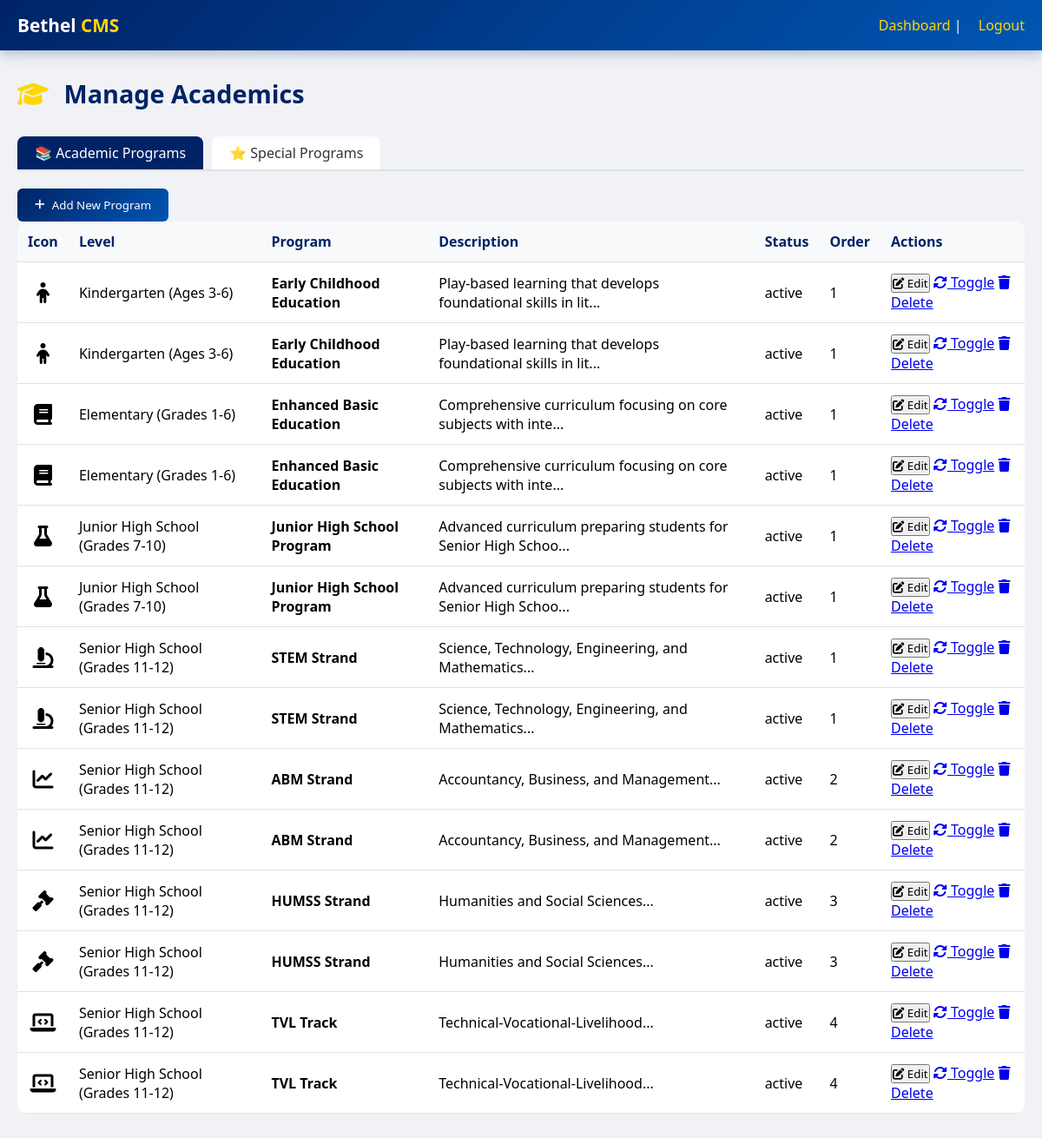
Page /admin/manage-academics.php (signed in) on the committed database.
### tables this page shows
CREATE TABLE `academic_programs` (
  `id` int(11) NOT NULL,
  `level_id` int(11) DEFAULT NULL,
  `title` varchar(200) NOT NULL,
  `description` text DEFAULT NULL,
  `features` text DEFAULT NULL,
  `icon_class` varchar(100) DEFAULT 'fas fa-graduation-cap',
  `display_order` int(11) DEFAULT 0,
  `status` enum('active','inactive') DEFAULT 'active',
  `created_at` timestamp NOT NULL DEFAULT current_timestamp()
);

CREATE TABLE `academic_levels` (
  `id` int(11) NOT NULL,
  `level_name` varchar(100) NOT NULL,
  `display_order` int(11) DEFAULT 0,
  `status` enum('active','inactive') DEFAULT 'active',
  `created_at` timestamp NOT NULL DEFAULT current_timestamp()
);

### admin/manage-academics.php (the view, shortened to what this page needs)
<?php
require_once '../includes/db.php';
$active_tab = isset($_GET['tab']) ? $_GET['tab'] : 'programs';
$programs = $pdo->query("SELECT p.*, l.level_name FROM academic_programs p LEFT JOIN academic_levels l ON p.level_id = l.id ORDER BY l.display_order, p.display_order")->fetchAll();
?>
<!DOCTYPE html>
<html lang="en">
<head>
    <link rel="stylesheet" href="https://cdnjs.cloudflare.com/ajax/libs/font-awesome/6.4.0/css/all.min.css">
    <link rel="stylesheet" href="../css/admin-style.css">
</head>
<body>
<div class="admin-wrapper">
    <nav class="admin-nav"><div class="admin-nav-container"><div class="admin-logo">Bethel <span>CMS</span></div><div class="admin-user"><a href="dashboard.php">Dashboard</a> | <a href="logout.php">Logout</a></div></div></nav>
    <div class="admin-container">
        <div class="page-header"><h1><i class="fas fa-graduation-cap"></i> Manage Academics</h1></div>
        <div class="tabs">
            <a href="manage-academics.php?tab=programs" class="tab <?php echo $active_tab == 'programs' ? 'active' : ''; ?>">📚 Academic Programs</a>
            <a href="manage-academics.php?tab=special" class="tab <?php echo $active_tab == 'special' ? 'active' : ''; ?>">⭐ Special Programs</a>
        </div>
        <?php if ($active_tab == 'programs'): ?>
            <button class="btn-primary" onclick="openProgramModal()"><i class="fas fa-plus"></i> Add New Program</button>
            <div class="data-table-container">
                <table class="data-table">
                    <thead><tr><th>Icon</th><th>Level</th><th>Program</th><th>Description</th><th>Status</th><th>Order</th><th>Actions</th></tr></thead>
                    <tbody>
                        <?php foreach($programs as $p): ?>
                        <tr>
                            <td class="icon-preview"><i class="<?php echo htmlspecialchars($p['icon_class'] ?: 'fas fa-graduation-cap'); ?>"></i></td>
                            <td><?php echo htmlspecialchars($p['level_name']); ?></td>
                            <td><strong><?php echo htmlspecialchars($p['title']); ?></strong></td>
                            <td><?php echo htmlspecialchars(substr($p['description'],0,60)); ?>...</td>
                            <td><span class="status-badge status-<?php echo $p['status']; ?>"><?php echo $p['status']; ?></span></td>
                            <td><?php echo $p['display_order']; ?></td>
                            <td class="actions">
                                <button class="btn-edit" onclick='editProgram(<?php echo json_encode($p); ?>)'><i class="fas fa-edit"></i> Edit</button>
                                <a href="?toggle_program=<?php echo $p['id']; ?>&tab=programs" class="btn-toggle"><i class="fas fa-sync-alt"></i> Toggle</a>
                                <a href="?delete_program=<?php echo $p['id']; ?>&tab=programs" class="btn-delete" onclick="return confirm('Delete?')"><i class="fas fa-trash"></i> Delete</a>
                            </td>
                        </tr>
                        <?php endforeach; ?>
                    </tbody>
                </table>
            </div>
        <?php endif; ?>
    </div>
</div>
</body>
</html>

### css/admin-style.css (style rules this page uses)
* { margin: 0; padding: 0; box-sizing: border-box; font-family: 'Segoe UI', Roboto, system-ui, sans-serif; }
:root { --primary-color: #002366; --secondary-color: #0056b3; --accent-color: #FFD700; --dark-color: #1a1a2e; --gray-light: #f8f9fa; --gray-border: #dee2e6; }
body { background: #f0f2f5; }
.admin-nav { background: linear-gradient(135deg, var(--primary-color) 0%, var(--secondary-color) 100%); color: white; padding: 15px 0; box-shadow: 0 3px 15px rgba(0, 35, 102, 0.3); position: sticky; top: 0; z-index: 100; }
.admin-nav-container { max-width: 1400px; margin: 0 auto; padding: 0 20px; display: flex; justify-content: space-between; align-items: center; flex-wrap: wrap; gap: 15px; }
.admin-logo { font-size: 1.3rem; font-weight: bold; }
.admin-logo span { color: var(--accent-color); }
.admin-user a { color: var(--accent-color); text-decoration: none; margin-left: 15px; transition: color 0.3s; }
.admin-container { max-width: 1200px; margin: 0 auto; padding: 30px 20px; }
.page-header { margin-bottom: 30px; }
.page-header h1 { font-size: 1.8rem; color: var(--primary-color); }
.page-header h1 i { color: var(--accent-color); margin-right: 10px; }
.btn-primary { background: linear-gradient(135deg, var(--primary-color), var(--secondary-color)); color: white; padding: 10px 20px; border: none; border-radius: 6px; cursor: pointer; font-weight: 500; transition: all 0.3s; display: inline-flex; align-items: center; gap: 8px; }
.data-table { width: 100%; border-collapse: collapse; background: white; border-radius: 12px; overflow: hidden; }
.data-table th { background: var(--gray-light); padding: 12px; text-align: left; font-weight: 600; color: var(--primary-color); border-bottom: 1px solid var(--gray-border); }
.data-table td { padding: 12px; border-bottom: 1px solid var(--gray-border); vertical-align: middle; }

### admin/manage-academics.php (style rules this page uses)
.tabs { display: flex; gap: 10px; margin-bottom: 20px; border-bottom: 2px solid var(--gray-border); }
.tab { padding: 8px 20px; background: white; text-decoration: none; color: #333; border-radius: 8px 8px 0 0; transition: 0.2s; }
.tab.active { background: var(--primary-color); color: white; }
.icon-preview { font-size: 1.5rem; width: 40px; text-align: center; }

### rows in the picture
academic_programs: academic_levels.level_name "Kindergarten (Ages 3-6)", title "Early Childhood Education", description "Play-based learning that develops foundational skills in lit", status "active", display_order "1"
academic_programs: academic_levels.level_name "Kindergarten (Ages 3-6)", title "Early Childhood Education", description "Play-based learning that develops foundational skills in lit", status "active", display_order "1"
academic_programs: academic_levels.level_name "Elementary (Grades 1-6)", title "Enhanced Basic Education", description "Comprehensive curriculum focusing on core subjects with inte", status "active", display_order "1"
academic_programs: academic_levels.level_name "Elementary (Grades 1-6)", title "Enhanced Basic Education", description "Comprehensive curriculum focusing on core subjects with inte", status "active", display_order "1"
academic_programs: academic_levels.level_name "Junior High School (Grades 7-10)", title "Junior High School Program", description "Advanced curriculum preparing students for Senior High Schoo", status "active", display_order "1"
academic_programs: academic_levels.level_name "Junior High School (Grades 7-10)", title "Junior High School Program", description "Advanced curriculum preparing students for Senior High Schoo", status "active", display_order "1"
academic_programs: academic_levels.level_name "Senior High School (Grades 11-12)", title "STEM Strand", description "Science, Technology, Engineering, and Mathematics", status "active", display_order "1"
academic_programs: academic_levels.level_name "Senior High School (Grades 11-12)", title "STEM Strand", description "Science, Technology, Engineering, and Mathematics", status "active", display_order "1"
academic_programs: academic_levels.level_name "Senior High School (Grades 11-12)", title "ABM Strand", description "Accountancy, Business, and Management", status "active", display_order "2"
academic_programs: academic_levels.level_name "Senior High School (Grades 11-12)", title "ABM Strand", description "Accountancy, Business, and Management", status "active", display_order "2"
academic_programs: academic_levels.level_name "Senior High School (Grades 11-12)", title "HUMSS Strand", description "Humanities and Social Sciences", status "active", display_order "3"
academic_programs: academic_levels.level_name "Senior High School (Grades 11-12)", title "HUMSS Strand", description "Humanities and Social Sciences", status "active", display_order "3"
academic_programs: academic_levels.level_name "Senior High School (Grades 11-12)", title "TVL Track", description "Technical-Vocational-Livelihood", status "active", display_order "4"
academic_programs: academic_levels.level_name "Senior High School (Grades 11-12)", title "TVL Track", description "Technical-Vocational-Livelihood", status "active", display_order "4"
